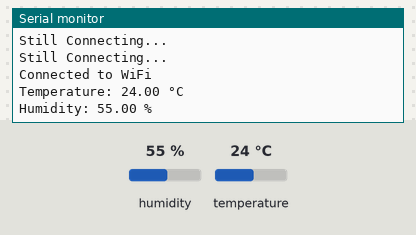
This sketch was run on a simulated ESP8266 (NodeMCU). Shown: the last lines printed to the serial monitor. The test bench sets the inputs (shaded band); at power-on: humidity 55 %, temperature 24 °C. WiFi joins after 1.5 s; servers stay silent unless stated.

Above: at 3.2 s.
3.3 s: humidity set to 22 %
At 5.1 s:
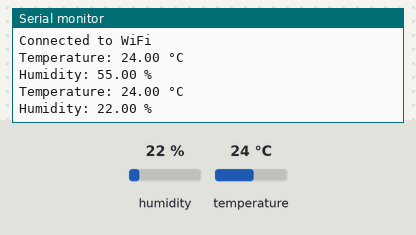
6.0 s: temperature set to 12 °C
At 7.5 s:
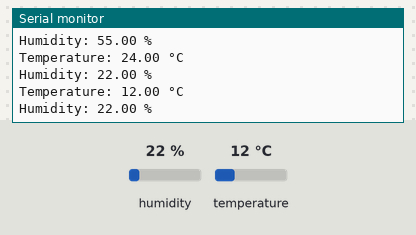
8.7 s: humidity set to 40 %
At 11.0 s:
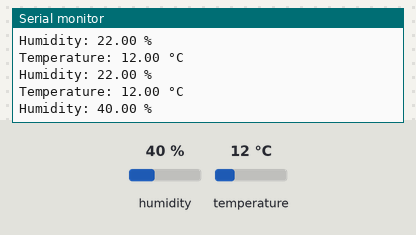
Timing chart, 0 to 12.5 s (numbered marks = the images above; inputs shaded):
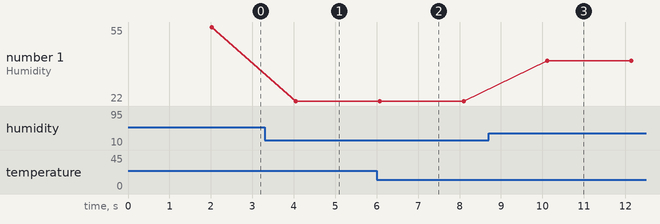

Measured:
- after the input at 3.3 s, the serial monitor: prints a new line after 0.75 s (image 1)
- after the input at 6.0 s, the serial monitor: prints a new line after 0.07 s (image 2)
- after the input at 8.7 s, the serial monitor: prints a new line after 1.4 s (image 3)
- plotted number 1: 55 → 22 after the input at 3.3 s, 22 → 40 after the input at 8.7 s

The sketch:

temp_hum.ino
```cpp
#include <ESP8266WiFi.h>
#include <DHT.h>

#define DHTPIN D4
#define DHTTYPE DHT11

DHT dht(DHTPIN, DHTTYPE);

const char* ssid = "YourWiFiName";
const char* password = "YourWiFiPassword";

void setup() {
  Serial.begin(9600);
  dht.begin();

  WiFi.begin(ssid, password);
  Serial.println("Connecting to WiFi...");

  while (WiFi.status() != WL_CONNECTED) {
    delay(1000);
    Serial.println("Still Connecting...");
  }

  Serial.println("Connected to WiFi");
}

void loop() {
  float humidity = dht.readHumidity();
  float temperature = dht.readTemperature();

  if (isnan(humidity) || isnan(temperature)) {
    Serial.println("Failed to read from DHT sensor!");
    return;
  }

  Serial.print("Temperature: ");
  Serial.print(temperature);
  Serial.println(" °C");

  Serial.print("Humidity: ");
  Serial.print(humidity);
  Serial.println(" %");

  delay(2000);
}
```
